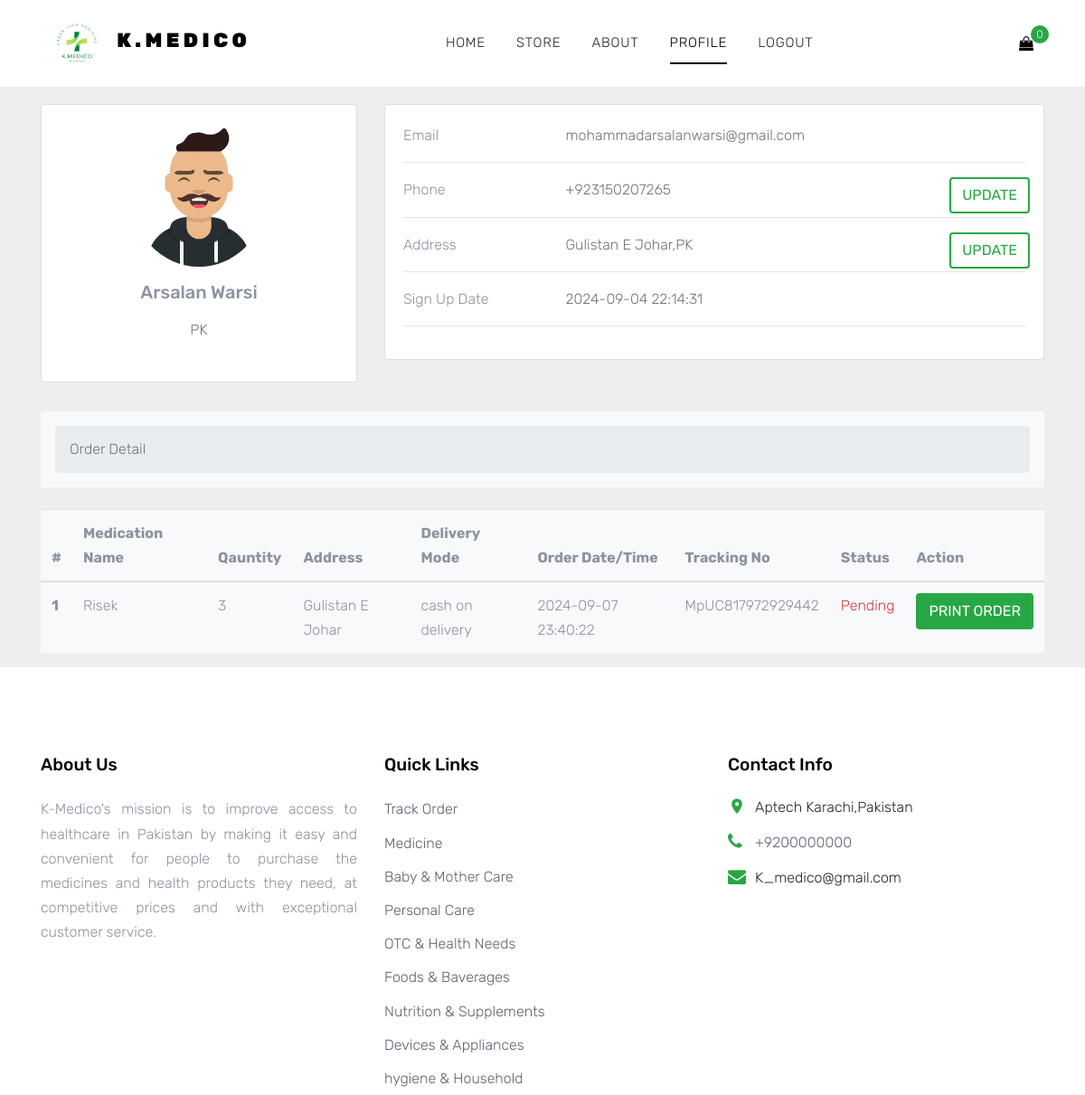
Before: /profile.php (signed in, upper part) with the older database file.
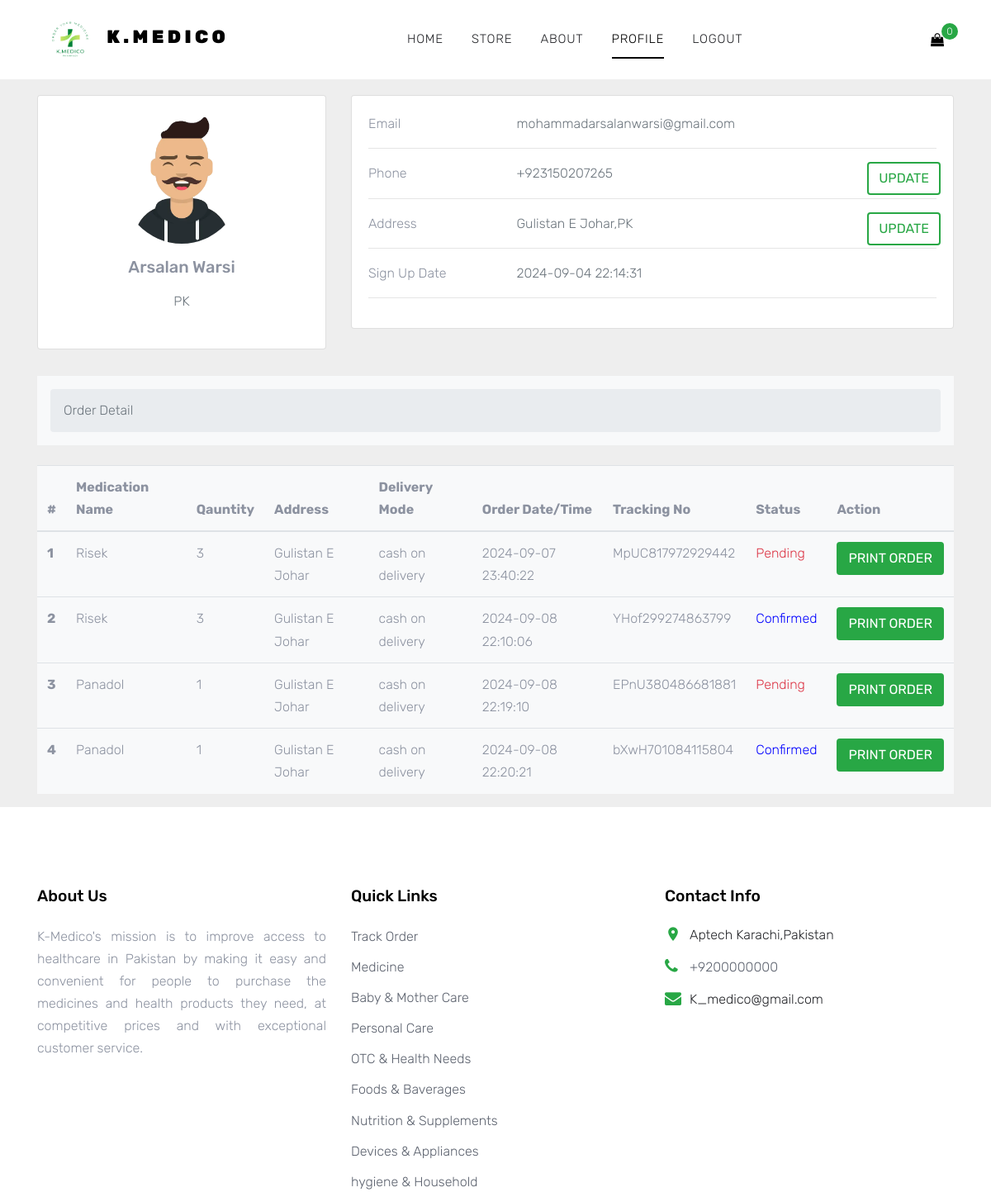
After: the same page with the newer database file.
### tables this page shows
CREATE TABLE `orders` (
  `id` int(11) NOT NULL,
  `u_id` int(11) NOT NULL,
  `u_name` varchar(255) NOT NULL,
  `u_country` varchar(255) NOT NULL,
  `u_address` varchar(255) NOT NULL,
  `u_phone` varchar(255) NOT NULL,
  `delivery_status` varchar(255) NOT NULL,
  `p_id` int(11) NOT NULL,
  `p_name` varchar(255) NOT NULL,
  `generic_name` varchar(255) NOT NULL,
  `p_quantity` int(11) NOT NULL,
  `p_price` int(11) NOT NULL,
  `date` timestamp NOT NULL DEFAULT current_timestamp() ON UPDATE current_timestamp(),
  `order_status` varchar(255) NOT NULL DEFAULT 'Pending',
  `p_prescription` varchar(255) NOT NULL,
  `p_image` varchar(255) DEFAULT NULL,
  `tracking_no` varchar(255) DEFAULT NULL
);

CREATE TABLE `register` (
  `id` int(11) NOT NULL,
  `name` varchar(255) NOT NULL,
  `email` varchar(255) NOT NULL,
  `password` varchar(255) NOT NULL,
  `role` int(11) NOT NULL,
  `date` timestamp NOT NULL DEFAULT current_timestamp() ON UPDATE current_timestamp(),
  `address` varchar(255) DEFAULT NULL,
  `phone_no` varchar(255) DEFAULT NULL,
  `country` varchar(255) DEFAULT NULL
);

CREATE TABLE `category` (
  `id` int(11) NOT NULL,
  `category_name` varchar(255) NOT NULL,
  `category_image` varchar(255) NOT NULL
);

### profile.php (the view, shortened to what the changed rows need)
<?php
include "doctype.php";
?>
<body>
  <div class="site-wrap">
    <section style="background-color: #eee;">
      <div class="container py-2">
        <?php
        include "config.php";
        $user_id = $_SESSION['id'];
        $query = "SELECT register.id,register.name,register.email,register.password,register.date AS register_date,register.address,register.phone_no,register.country,orders.id AS order_id,orders.u_name,orders.u_country,orders.u_address,orders.u_phone,orders.delivery_status,orders.p_id,orders.p_name,
orders.generic_name,orders.p_quantity,orders.p_price,orders.p_prescription,orders.order_status,tracking_no,orders.date AS order_date FROM
register LEFT JOIN orders ON register.id = orders.u_id WHERE register.id='$user_id';";
        $userData = mysqli_query($db, $query);
        $data = mysqli_fetch_assoc($userData)
          ?>
        <div class="row">
          <div class="col-lg-4">
            <div class="card mb-4">
              <div class="card-body text-center">
                <img src="images/ava3.webp" alt="avatar" class="rounded-circle img-fluid" style="width: 150px;">
                <h5 class="my-3"><?php echo $data['name'] ?></h5>
                <p class="text-muted mb-4"><?php echo $data['country'] ?></p>
              </div>
            </div>
          </div>
          <div class="col-lg-8">
            <div class="card mb-4">
              <div class="card-body">
                <div class="row">
                  <div class="col-sm-9">
                    <p class="text-muted mb-0"><?php echo $data['email'] ?></p>
                  </div>
                </div>
                <div class="row">
                  <div class="col-sm-9 d-flex position-relative">
                    <p class="text-muted mb-0"><?php echo $data['phone_no'] ?></p>
                    <button type="button" class="btn btn-outline-success text-center"
                      style="position:absolute;right:10px;" data-toggle="modal"
                      data-target="#phonenumberupdate">Update</button>
                  </div>
                </div>
                <div class="row">
                  <div class="col-sm-9 d-flex position-relative">
                    <p class="text-muted mb-0"><?php echo $data['address'] ?>,<?php echo $data['country'] ?></p>
                    <button class="btn btn-outline-success text-center" style="position:absolute;right:10px;"
                      data-toggle="modal" data-target="#updateaddress">Update</button>
                  </div>
                </div>
                <div class="row">
                  <div class="col-sm-9">
                    <p class="text-muted mb-0"><?php echo $data['register_date'] ?></p>
                  </div>
                </div>
              </div>
            </div>
          </div>
        </div>
      </div>
      <div class="container">
        <div class="row">
          <div class="col">
            <table class="table table-hover bg-light">
              <thead>
                <tr>
                  <th scope="col">#</th>
                  <th scope="col">Medication Name</th>
                  <th scope="col">Qauntity</th>
                  <th scope="col">Address</th>
                  <th scope="col">Delivery Mode</th>
                  <th scope="col">Order Date/Time</th>
                  <th scope="col">Tracking No</th>
                  <th scope="col">Status</th>
                  <th scope="col">Action</th>
                </tr>
              </thead>
              <tbody>
                <?php
                $userData = mysqli_query($db, $query);
                $sno = 1;
                foreach ($userData as $data) {
                  if($data['p_name']!=null){
                  ?>
                  <tr>
                    <th scope="row"><?php echo $sno;
                    $sno++; ?></th>
                    <td><?php echo $data['p_name'] ?></td>
                    <td><?php echo $data['p_quantity'] ?></td>
                    <td><?php echo $data['u_address'] ?></td>
                    <td><?php echo $data['delivery_status'] ?></td>
                    <td><?php echo $data['order_date'] ?></td>
                    <td><?php echo $data['tracking_no'] ?></td>
                    <?php
                    $tracking_no=$data['tracking_no'];
                    $track=mysqli_query($db,"SELECT * FROM tracking WHERE tracking_no = '$tracking_no'");
                    $row = mysqli_fetch_array($track);
                    if($row['status']=='delivered'){
                      ?>
                      <td>
                        <p class="text-success">Delivered</p>
                      </td>
                      <?php
                    }else if($row['status']== 'shipped'){
                      ?>
                      <td>
                        <p class="text-warning">Shipped</p>
                      </td>
                      <?php
                    }else if($row['status']=='confirmed'){
                      ?>
                      <td>
                        <p style="color: blue;" class="">Confirmed</p>
                      </td>
                      <?php
                    }else{
                      ?>
                      <td>
                        <p class="text-danger">Pending</p>
                      </td>
                      <?php
                    }
                    ?>
                    <td>
                      <form action="print.php" method="post">
                      <input type="submit" name="print_order" class="btn btn-success" value="Print Order">
                      </form>
                    </td>
                  </tr>
                  <?php
                  }
                }
                  ?>
              </tbody>
            </table>
          </div>
        </div>
      </div>
    </section>
    <?php
    include 'footer.php';
    ?>
  </div>
</body>
</html>

### footer.php (shortened to what the changed rows need)
<footer class="site-footer">
  <div class="container">
    <div class="row">
      <div class="col-lg-4 col-md-4 mx-auto mb-5 mb-lg-0">
        <ul class="list-unstyled">
          <?php
          include "config.php";
          $fetchAllMedicine = mysqli_query($db, "SELECT * FROM category");
          foreach ($fetchAllMedicine as $data) {
            ?>
            <li><a
                href="categoryWiseProduct.php?category=<?php echo $data['category_name']; ?>"><?php echo $data['category_name'] ?></a>
            </li>
            <?php
          }
          ?>
        </ul>
      </div>
    </div>
  </div>
</footer>

Changed rows visible on the page:
now on this page (row unchanged): register: name "Arsalan Warsi", country "PK", email "mohammadarsalanwarsi@gmail.com", phone_no "+923150207265", address "Gulistan E Johar", date "2024-09-04 22:14:31"
added orders: p_name "Risek", p_quantity "3", u_address "Gulistan E Johar", delivery_status "cash on delivery", date "2024-09-08 22:10:06", tracking_no "YHof299274863799", shows "Confirmed"
added orders: p_name "Panadol", p_quantity "1", u_address "Gulistan E Johar", delivery_status "cash on delivery", date "2024-09-08 22:19:10", tracking_no "EPnU380486681881", shows "Pending"
added orders: p_name "Panadol", p_quantity "1", u_address "Gulistan E Johar", delivery_status "cash on delivery", date "2024-09-08 22:20:21", tracking_no "bXwH701084115804", shows "Confirmed"
